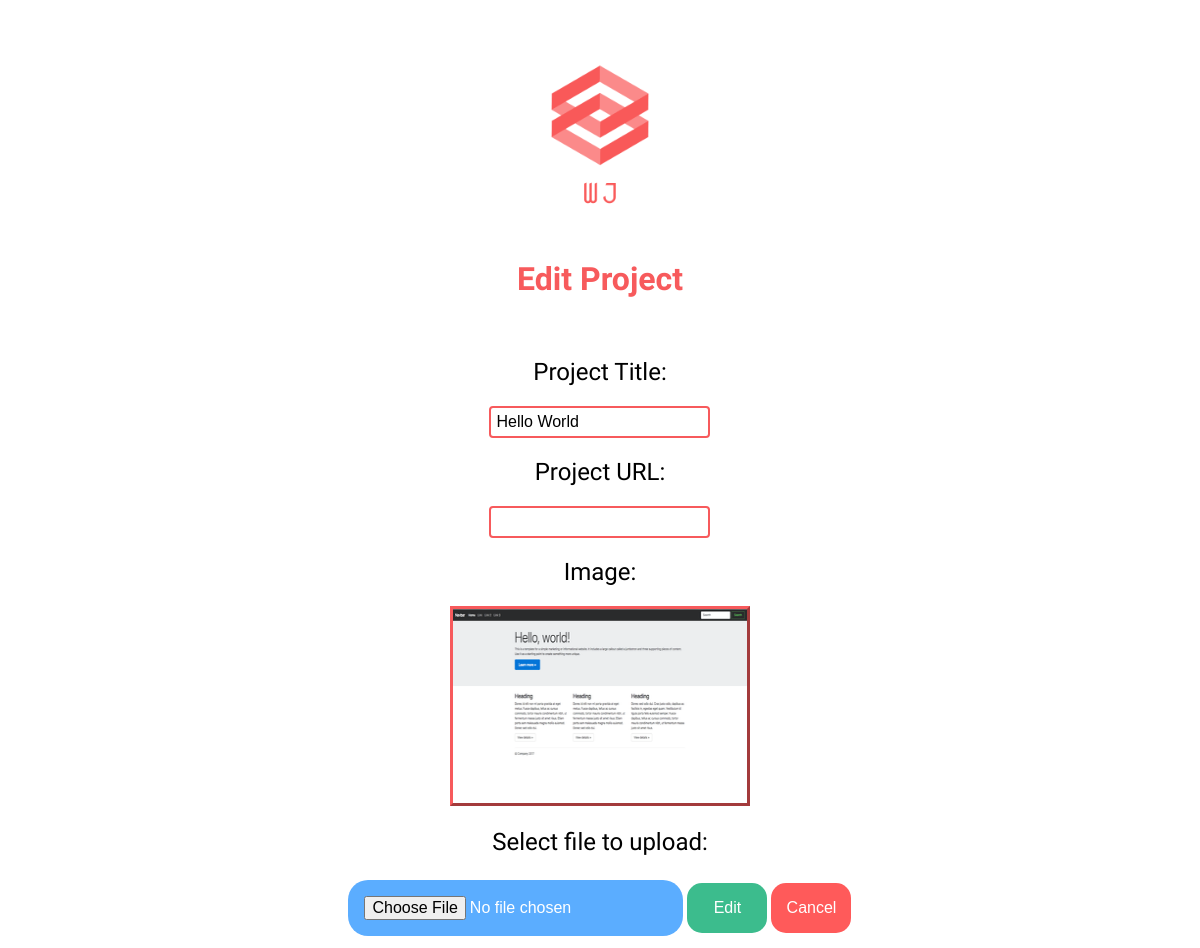
Screenshot of /edit.php?id=2 (signed in) with the database file from the repository.
### tables this page shows
CREATE TABLE `projects` (
  `id` int(11) unsigned NOT NULL AUTO_INCREMENT,
  `title` varchar(255) NOT NULL DEFAULT '',
  `img_url` varchar(1000) NOT NULL DEFAULT '',
  `site_url` varchar(2083) DEFAULT NULL,
  `date_added` datetime DEFAULT CURRENT_TIMESTAMP,
  PRIMARY KEY (`id`)
);

### edit.php (the view, shortened to what this page needs)
<?php
$db = new PDO("mysql:host=192.168.20.20;dbname=Portfolio", 'root', '');
$db->setAttribute(PDO::ATTR_DEFAULT_FETCH_MODE, PDO::FETCH_ASSOC);
if (!empty($_GET['id'])) {
$sql = 'SELECT `id`, `title`, `img_url`, `site_url` FROM `projects` WHERE `id`= ?;';
$query = $db->prepare($sql);
$query->execute([$_GET['id']]);
$result = $query->fetch();
} else {
echo 'Unable to complete action';
}
?>
<!DOCTYPE html>
<html lang="en">
<head>
    <link rel="stylesheet" type="text/css" href="CSS/edit.css">
</head>
<body>
<div class="logo">
    <img src="Images/logo_transparent.png" alt="logo">
</div>
<h1>Edit Project</h1>
<div class="addNewForm">
    <form method="POST" action="editProject.php" enctype="multipart/form-data">
        <?php
            echo '<label>Project Title: </label>';
            echo '<input type="text" value="' . $result['title'] . '" name="title">';
            echo '<label>Project URL: </label>';
            echo '<input type="text" value="' . $result['site_url'] . '" name="site">';
            echo '<label>Image: </label>';
            echo '<img class="projectImg" src="' . $result['img_url'] . '" alt = "' . $result['title'] . '">' ;
            echo '<label>Select file to upload: </label>';
            echo '<input type="file" name="fileToUpload" id="fileToUpload" placeholder="No file selected">';
            echo '<input class="edit" type="submit" value="Edit" name="editBtn">';
            echo '<input class="cancel" type="submit" name="cancelBtn" value="Cancel">';
        ?>
    </form>
</div>
</body>
</html>

### CSS/edit.css (style rules this page uses)
* { box-sizing: border-box; }
body { font-family: 'Dosis', sans-serif; font-size: 62.5%; }
.logo { text-align: center; }
.logo img { width:250px; height: 250px; }
h1 { color: #F75A5C; width: 50%; margin: 0 auto; text-align: center; padding-bottom: 40px; font-size: 2rem; }
label { display: block; padding: 20px; font-size: 1.5rem; }
.addNewForm { width: 60%; margin: 0 auto; text-align: center; }
.addNewForm input[type=text] { border: 2px solid #F75A5C; border-radius: 4px; font-size: 1rem; transition: width 0.7s ease-in-out; padding: 5px; }
.addNewForm input[type=file] { background-color: #5badff; border: none; color: #FFFFFF ; padding: 16px 16px; text-decoration: none; margin: 4px 2px; cursor: pointer; font-size: 1rem; border-radius: 20px; }
.addNewForm input[type=submit] { border: none; color: #FFFFFF ; padding: 16px 6px; text-decoration: none; margin: 4px 2px; cursor: pointer; font-size: 1rem; border-radius: 15px; width: 80px; }
.edit { background-color: #3CBC8D; }
.cancel { background-color: #ff5a5a ; }
.projectImg { border-style: outset; border-color: #F75A5C; width: 300px; height: 200px; transform: scale(1); transition: .3s ease-in-out }

### rows the page displays
projects: title "Hello World", img_url (picture)
